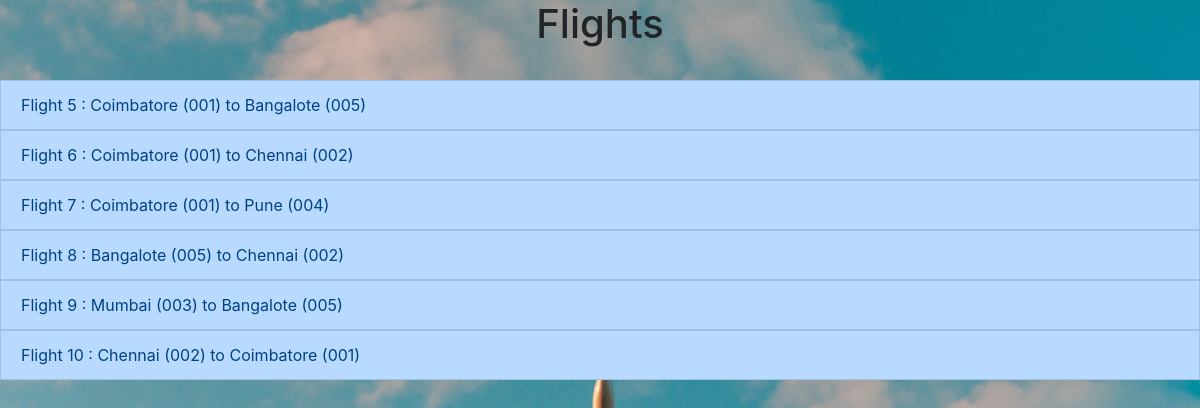
The app's page /flights/ with its own data.
### flights/models.py (models this page shows, shortened)
class Flight(models.Model):
    origin = models.ForeignKey(
        Airport, on_delete=models.CASCADE, related_name="departures")
    destination = models.ForeignKey(
        Airport, on_delete=models.CASCADE, related_name="arrivals")
    duration = models.IntegerField()

class Airport(models.Model):
    code = models.CharField(max_length=3)
    city = models.CharField(max_length=64)
    def __str__(self):
        return f"{self.city} ({self.code})"

### flights/views.py (the view)
# urls.py: path("", views.index, name="index"),
def index(request):
    return render(request, "flights/index.html", {
        "flights": Flight.objects.all()
    })

### flights/templates/flights/index.html
{% extends "flights/layout.html" %}
{% load static %}
{% block body %}
<center>
    <h1>Flights</h1>
</center>
<br>
    <ul class="list-group">
        {% for flight in flights %}
            <a href="{% url 'flight' flight.id %}">
                <li class="list-group-item list-group-item-primary">Flight {{flight.id}} : {{flight.origin}} to {{flight.destination}}</li>
            </a>
        {% endfor %}
    </ul>
{% endblock %}

### flights/templates/flights/layout.html (shortened to what this page needs)
<!DOCTYPE html>
{% load static %}
<html lang="en">
<head>
    <link rel="stylesheet" href="https://stackpath.bootstrapcdn.com/bootstrap/4.5.2/css/bootstrap.min.css">
    <link rel="stylesheet" href="https://stackpath.bootstrapcdn.com/bootstrap/4.5.2/css/bootstrap.min.css"
>
</head>
<body  style="background-image: url('{%static 'image1.jpg'%}');; background-repeat: no-repeat; background-size: cover;">
    {% block body %}
    {% endblock %}
</body>
</html>

### records on screen
Flight: id "5", origin "Coimbatore (001)", destination "Bangalote (005)"
Flight: id "6", origin "Coimbatore (001)", destination "Chennai (002)"
Flight: id "7", origin "Coimbatore (001)", destination "Pune (004)"
Flight: id "8", origin "Bangalote (005)", destination "Chennai (002)"
Flight: id "9", origin "Mumbai (003)", destination "Bangalote (005)"
Flight: id "10", origin "Chennai (002)", destination "Coimbatore (001)"
